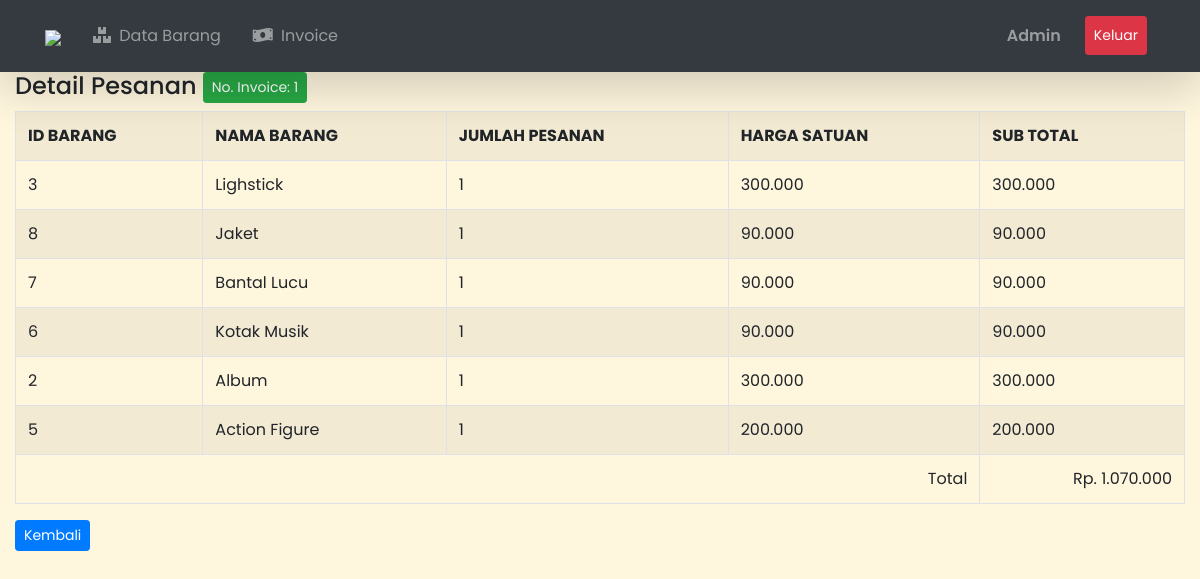
The app's page /admin/invoice/detail/1 with its own data.
### tables this page shows
CREATE TABLE `invoice` (
  `id` int(11) NOT NULL,
  `nama` varchar(60) NOT NULL,
  `alamat` varchar(250) NOT NULL,
  `tgl_pesan` datetime NOT NULL,
  `batas_bayar` datetime NOT NULL
);

CREATE TABLE `pesanan` (
  `id` int(11) NOT NULL,
  `id_invoice` int(11) NOT NULL,
  `id_brg` int(11) NOT NULL,
  `nama_brg` varchar(50) NOT NULL,
  `jumlah` int(5) NOT NULL,
  `harga` int(10) NOT NULL,
  `pilihan` text NOT NULL
);

### application/controllers/admin/invoice.php (called while the page is built, shortened)
<?php
class Invoice extends CI_Controller{
    public function detail($id_invoice){
        $data['invoice'] = $this->model_invoice->ambil_id_invoice($id_invoice);
        $data['pesanan'] = $this->model_invoice->ambil_id_pesanan($id_invoice);
        $this->load->view('templates_admin/header');
        $this->load->view('templates_admin/sidebar');
        $this->load->view('admin/detail_invoice',$data);
        $this->load->view('templates_admin/footer');
    }
}

### index.php (called while the page is built, shortened)
<?php
require_once BASEPATH.'core/CodeIgniter.php';

### application/models/model_invoice.php (called while the page is built, shortened)
<?php
class Model_invoice extends CI_Model{
    public function ambil_id_invoice($id_invoice){
        $result = $this->db->where('id', $id_invoice)->limit(1)->get('invoice');
        if($result->num_rows() > 0){
            return $result->row();
        } else{
            return false;
        }
    }
    public function ambil_id_pesanan($id_invoice){
        $result = $this->db->where('id_invoice', $id_invoice)->get('pesanan');
        if($result->num_rows() > 0){
            return $result->result();
        } else{
            return false;
        }
    }
}
?>

### application/views/admin/detail_invoice.php (the view)
<div class="container-fluid">
    <h4>
        Detail Pesanan
            <div class="btn btn-sm btn-success">
                No. Invoice:
                <?php echo $invoice->id ?>
            </div>
    </h4>
    <table class="table table-bordered table-hover table-striped">
        <tr>
            <th>ID BARANG</th>
            <th>NAMA BARANG</th>
            <th>JUMLAH PESANAN</th>
            <th>HARGA SATUAN</th>
            <th>SUB TOTAL</th>
        </tr>
        <?php
            $total = 0;
            foreach($pesanan as $psn):
                $subtotal = $psn->jumlah * $psn->harga;
                $total += $subtotal;
        ?>
                <tr>
                    <td><?php echo $psn->id_brg ?></td>
                    <td><?php echo $psn->nama_brg ?></td>
                    <td><?php echo $psn->jumlah ?></td>
                    <td><?php echo number_format($psn->harga,0,',','.') ?></td>
                    <td><?php echo number_format($subtotal,0,',','.') ?></td>
                </tr>
            <?php endforeach; ?>
        <tr>
            <td colspan="4" align="right">Total</td>
            <td align="right">Rp. <?php echo number_format($total,0,',','.') ?></td>
        </tr>
    </table>
    <a href="<?php echo base_url('admin/invoice/index')?>">
        <div class="btn btn-sm btn-primary">Kembali</div>
    </a>
</div>

### records on screen
invoice: id "1"
pesanan: id_brg "3", nama_brg "Lighstick", jumlah "1", harga "300.000", subtotal "300.000"
pesanan: id_brg "8", nama_brg "Jaket", jumlah "1", harga "90.000", subtotal "90.000"
pesanan: id_brg "7", nama_brg "Bantal Lucu", jumlah "1", harga "90.000", subtotal "90.000"
pesanan: id_brg "6", nama_brg "Kotak Musik", jumlah "1", harga "90.000", subtotal "90.000"
pesanan: id_brg "2", nama_brg "Album", jumlah "1", harga "300.000", subtotal "300.000"
pesanan: id_brg "5", nama_brg "Action Figure", jumlah "1", harga "200.000", subtotal "200.000"

### other values on screen
$total "1.070.000"
